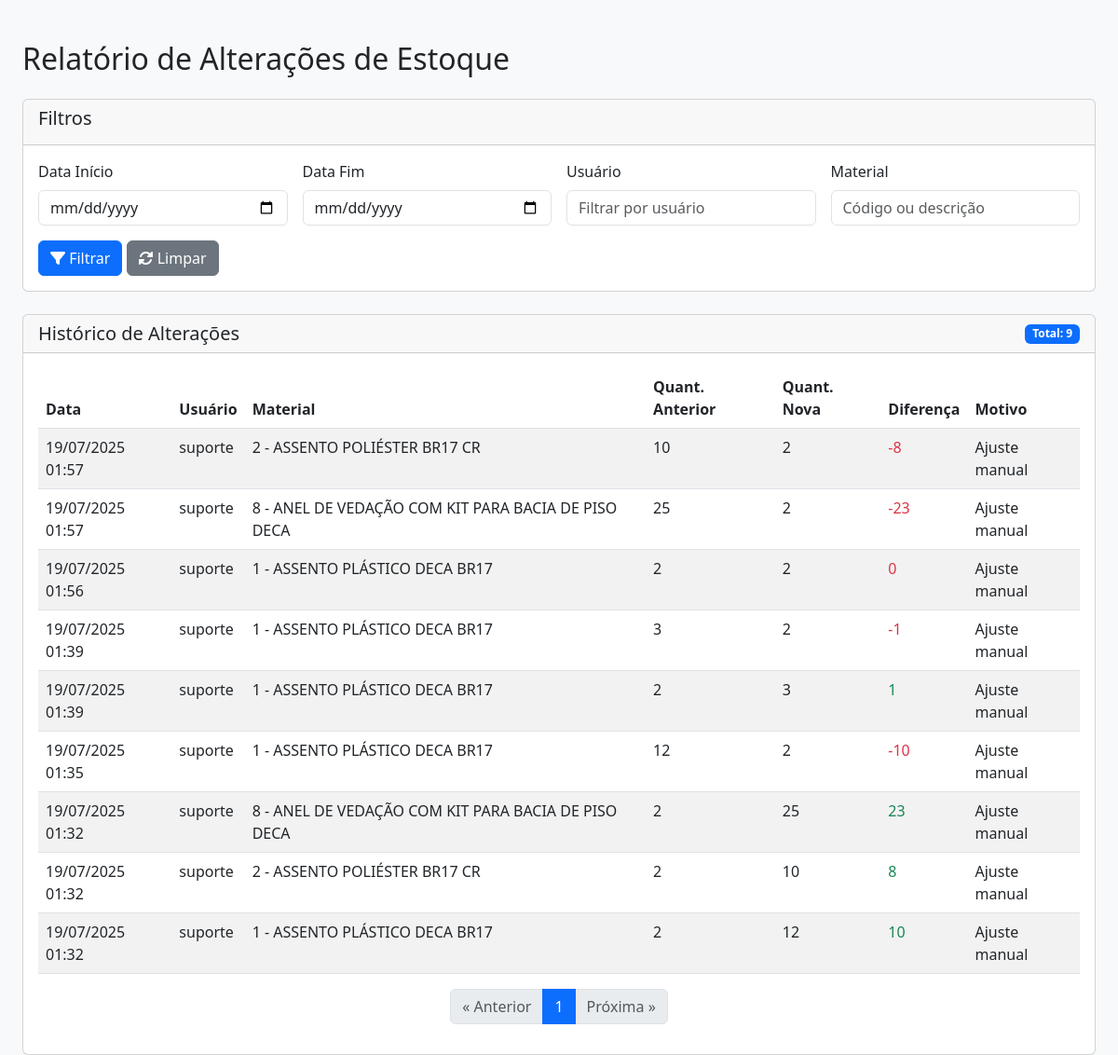
The app's page /relatorio-estoque (signed in), older data.
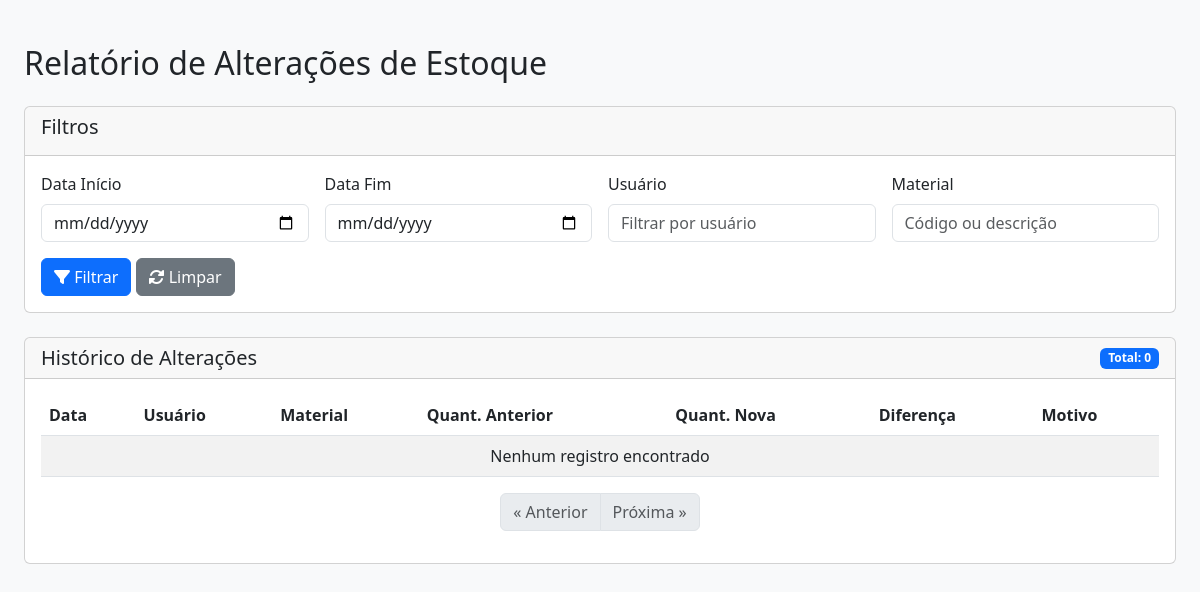
The same page, newer data.
### app.py (models this page shows, shortened)
class HistoricoEstoque(db.Model):
    __tablename__ = 'HistoricoEstoque'
    id = db.Column(db.Integer, primary_key=True)
    cod_material = db.Column(db.Integer, db.ForeignKey('Materiais.CodMaterial'))
    usuario = db.Column(db.Text, nullable=False)
    quantidade_anterior = db.Column(db.Integer, nullable=False)
    quantidade_nova = db.Column(db.Integer, nullable=False)
    data_alteracao = db.Column(db.DateTime, nullable=False, default=datetime.utcnow)
    motivo = db.Column(db.Text, nullable=True)
    material = db.relationship('Materiais', backref='historico_estoque')

class Materiais(db.Model):
    __tablename__ = 'Materiais'
    CodMaterial = db.Column(db.Integer, primary_key=True, autoincrement=True)
    DescricaoMaterial = db.Column(db.Text, nullable=False)
    Empresa = db.Column(db.Text, nullable=False)
    Aplicacao = db.Column(db.Text, nullable=False)
    QuantidadeEstoque = db.Column(db.Integer, default=0)
    Fornecedor = db.Column(db.Text)
    NumeroNF = db.Column(db.Text)
    FatorConsumo = db.Column(db.Float, nullable=True, default=0.0)
    Ativo = db.Column(db.Boolean, default=False)

### app.py (the view)
@routes_bp.route('/relatorio-estoque')
def relatorio_estoque():
    if 'usuario' not in session:
        flash('Acesso não autorizado', 'error')
        return redirect(url_for('routes_bp.login'))
    page = request.args.get('page', 1, type=int)
    per_page = 20  # Itens por página
    data_inicio = request.args.get('data_inicio')
    data_fim = request.args.get('data_fim')
    usuario = request.args.get('usuario')
    material = request.args.get('material')
    query = HistoricoEstoque.query.join(Materiais)
    if data_inicio:
        query = query.filter(HistoricoEstoque.data_alteracao >= data_inicio)
    if data_fim:
        data_fim_ajustada = datetime.strptime(data_fim, '%Y-%m-%d') + timedelta(days=1)
        query = query.filter(HistoricoEstoque.data_alteracao <= data_fim_ajustada)
    if usuario:
        query = query.filter(HistoricoEstoque.usuario.ilike(f'%{usuario}%'))
    if material:
        query = query.filter(or_(
            Materiais.DescricaoMaterial.ilike(f'%{material}%'),
            Materiais.CodMaterial.ilike(f'%{material}%')
        ))
    historico_paginado = query.order_by(HistoricoEstoque.data_alteracao.desc()).paginate(
        page=page,
        per_page=per_page,
        error_out=False
    )
    return render_template('relatorio_estoque.html', historico=historico_paginado)

### app.py (called while the page is built, shortened)
@routes_bp.before_request
def verificar_tempo_inatividade():
    if request.endpoint in ['routes_bp.login', 'static']:
        return
    print(f"Verificando sessão para endpoint: {request.endpoint}")
    print(f"Sessão atual: {dict(session)}")
    print(f"Cookies recebidos: {request.cookies}")
    if 'usuario' not in session:
        print(f"Usuário não autenticado tentando acessar {request.endpoint}")
        return redirect(url_for('routes_bp.login'))
    agora = datetime.now()
    ultima_atividade = session.get('ultima_atividade')
    session['ultima_atividade'] = str(agora)

### templates/relatorio_estoque.html (shortened to what this page needs)
{% extends "base.html" %}
{% block content %}
<div class="container mt-4">
    <h2 class="mb-4">Relatório de Alterações de Estoque</h2>
    <div class="card mb-4">
        <div class="card-header">
            <h5>Filtros</h5>
        </div>
        <div class="card-body">
            <form method="get" class="row g-3">
                <div class="col-md-3">
                    <label for="data_inicio" class="form-label">Data Início</label>
                    <input type="date" class="form-control" id="data_inicio" name="data_inicio"
                           value="{{ request.args.get('data_inicio', '') }}">
                </div>
                <div class="col-md-3">
                    <label for="data_fim" class="form-label">Data Fim</label>
                    <input type="date" class="form-control" id="data_fim" name="data_fim"
                           value="{{ request.args.get('data_fim', '') }}">
                </div>
                <div class="col-md-3">
                    <label for="usuario" class="form-label">Usuário</label>
                    <input type="text" class="form-control" id="usuario" name="usuario"
                           value="{{ request.args.get('usuario', '') }}" placeholder="Filtrar por usuário">
                </div>
                <div class="col-md-3">
                    <label for="material" class="form-label">Material</label>
                    <input type="text" class="form-control" id="material" name="material"
                           value="{{ request.args.get('material', '') }}" placeholder="Código ou descrição">
                </div>
                <div class="col-12">
                    <button type="submit" class="btn btn-primary">
                        <i class="fas fa-filter"></i> Filtrar
                    </button>
                    <a href="{{ url_for('routes_bp.relatorio_estoque') }}" class="btn btn-secondary">
                        <i class="fas fa-sync-alt"></i> Limpar
                    </a>
                </div>
            </form>
        </div>
    </div>
    <div class="card">
        <div class="card-header d-flex justify-content-between align-items-center">
            <h5 class="mb-0">Histórico de Alterações</h5>
            <span class="badge bg-primary">Total: {{ historico.total }}</span>
        </div>
        <div class="card-body">
            <div class="table-responsive">
                <table class="table table-striped table-hover">
                    <thead class="custom-thead">
                        <tr>
                            <th>Data</th>
                            <th>Usuário</th>
                            <th>Material</th>
                            <th>Quant. Anterior</th>
                            <th>Quant. Nova</th>
                            <th>Diferença</th>
                            <th>Motivo</th>
                        </tr>
                    </thead>
                    <tbody>
                        {% for registro in historico.items %}
                        <tr>
                            <td>{{ registro.data_alteracao.strftime('%d/%m/%Y %H:%M') }}</td>
                            <td>{{ registro.usuario }}</td>
                            <td>
                                {{ registro.material.CodMaterial }} - {{ registro.material.DescricaoMaterial }}
                            </td>
                            <td>{{ registro.quantidade_anterior }}</td>
                            <td>{{ registro.quantidade_nova }}</td>
                            <td class="{{ 'text-success' if registro.quantidade_nova > registro.quantidade_anterior else 'text-danger' }}">
                                {{ registro.quantidade_nova - registro.quantidade_anterior }}
                            </td>
                            <td>{{ registro.motivo or 'Não informado' }}</td>
                        </tr>
                        {% else %}
                        <tr>
                            <td colspan="7" class="text-center">Nenhum registro encontrado</td>
                        </tr>
                        {% endfor %}
                    </tbody>
                </table>
            </div>
            <nav aria-label="Page navigation">
                <ul class="pagination justify-content-center">
                    {% if historico.has_prev %}
                    <li class="page-item">
                        <a class="page-link" href="{{ url_for('routes_bp.relatorio_estoque', page=historico.prev_num, **request.args) }}">
                            &laquo; Anterior
                        </a>
                    </li>
                    {% else %}
                    <li class="page-item disabled">
                        <span class="page-link">&laquo; Anterior</span>
                    </li>
                    {% endif %}
                    {% for page_num in historico.iter_pages() %}
                        {% if page_num %}
                            {% if page_num == historico.page %}
                            <li class="page-item active">
                                <span class="page-link">{{ page_num }}</span>
                            </li>
                            {% else %}
                            <li class="page-item">
                                <a class="page-link" href="{{ url_for('routes_bp.relatorio_estoque', page=page_num, **request.args) }}">
                                    {{ page_num }}
                                </a>
                            </li>
                            {% endif %}
                        {% else %}
                            <li class="page-item disabled">
                                <span class="page-link">...</span>
                            </li>
                        {% endif %}
                    {% endfor %}
                    {% if historico.has_next %}
                    <li class="page-item">
                        <a class="page-link" href="{{ url_for('routes_bp.relatorio_estoque', page=historico.next_num, **request.args) }}">
                            Próxima &raquo;
                        </a>
                    </li>
                    {% else %}
                    <li class="page-item disabled">
                        <span class="page-link">Próxima &raquo;</span>
                    </li>
                    {% endif %}
                </ul>
            </nav>
        </div>
    </div>
</div>
{% endblock %}

### templates/base.html (shortened to what this page needs)
<!DOCTYPE html>
<html lang="pt-br">
<head>
    <link href="https://cdn.jsdelivr.net/npm/bootstrap@5.3.0/dist/css/bootstrap.min.css" rel="stylesheet">
    <link rel="stylesheet" href="https://cdnjs.cloudflare.com/ajax/libs/font-awesome/6.0.0/css/all.min.css">
</head>
<body>
    <div class="container">
        {% block content %}{% endblock %}
    </div>
</body>
</html>

### templates/base.html (style rules this page uses)
body { padding-top: 20px; background-color: #f8f9fa; }
.container { max-width: 1200px; }

### templates/relatorio_estoque.html (style rules this page uses)
.custom-thead { background-color: #022855 !important; color: white !important; }

Row changes from the older to the newer data that the page shows:
removed HistoricoEstoque: data_alteracao "19/07/2025 01:57", usuario "suporte", material.CodMaterial "2", material.DescricaoMaterial "ASSENTO POLIÉSTER BR17 CR", quantidade_anterior "10", quantidade_nova "2", registro.quantidade_nova-registro.quantidade_anterior "-8", motivo "Ajuste manual"
removed HistoricoEstoque: data_alteracao "19/07/2025 01:57", usuario "suporte", material.CodMaterial "8", material.DescricaoMaterial "ANEL DE VEDAÇÃO COM KIT PARA BACIA DE PISO DECA", quantidade_anterior "25", quantidade_nova "2", registro.quantidade_nova-registro.quantidade_anterior "-23", motivo "Ajuste manual"
removed HistoricoEstoque: data_alteracao "19/07/2025 01:56", usuario "suporte", material.CodMaterial "1", material.DescricaoMaterial "ASSENTO PLÁSTICO DECA BR17", quantidade_anterior "2", quantidade_nova "2", registro.quantidade_nova-registro.quantidade_anterior "0", motivo "Ajuste manual"
removed HistoricoEstoque: data_alteracao "19/07/2025 01:39", usuario "suporte", material.CodMaterial "1", material.DescricaoMaterial "ASSENTO PLÁSTICO DECA BR17", quantidade_anterior "3", quantidade_nova "2", registro.quantidade_nova-registro.quantidade_anterior "-1", motivo "Ajuste manual"
removed HistoricoEstoque: data_alteracao "19/07/2025 01:39", usuario "suporte", material.CodMaterial "1", material.DescricaoMaterial "ASSENTO PLÁSTICO DECA BR17", quantidade_anterior "2", quantidade_nova "3", registro.quantidade_nova-registro.quantidade_anterior "1", motivo "Ajuste manual"
removed HistoricoEstoque: data_alteracao "19/07/2025 01:35", usuario "suporte", material.CodMaterial "1", material.DescricaoMaterial "ASSENTO PLÁSTICO DECA BR17", quantidade_anterior "12", quantidade_nova "2", registro.quantidade_nova-registro.quantidade_anterior "-10", motivo "Ajuste manual"
removed HistoricoEstoque: data_alteracao "19/07/2025 01:32", usuario "suporte", material.CodMaterial "8", material.DescricaoMaterial "ANEL DE VEDAÇÃO COM KIT PARA BACIA DE PISO DECA", quantidade_anterior "2", quantidade_nova "25", registro.quantidade_nova-registro.quantidade_anterior "23", motivo "Ajuste manual"
removed HistoricoEstoque: data_alteracao "19/07/2025 01:32", usuario "suporte", material.CodMaterial "2", material.DescricaoMaterial "ASSENTO POLIÉSTER BR17 CR", quantidade_anterior "2", quantidade_nova "10", registro.quantidade_nova-registro.quantidade_anterior "8", motivo "Ajuste manual"
removed HistoricoEstoque: data_alteracao "19/07/2025 01:32", usuario "suporte", material.CodMaterial "1", material.DescricaoMaterial "ASSENTO PLÁSTICO DECA BR17", quantidade_anterior "2", quantidade_nova "12", registro.quantidade_nova-registro.quantidade_anterior "10", motivo "Ajuste manual"
Text that changed along with them:
{{ historico.total }}: "9" → "0"
text now shown: "Nenhum registro encontrado"
list line gone: "1"
